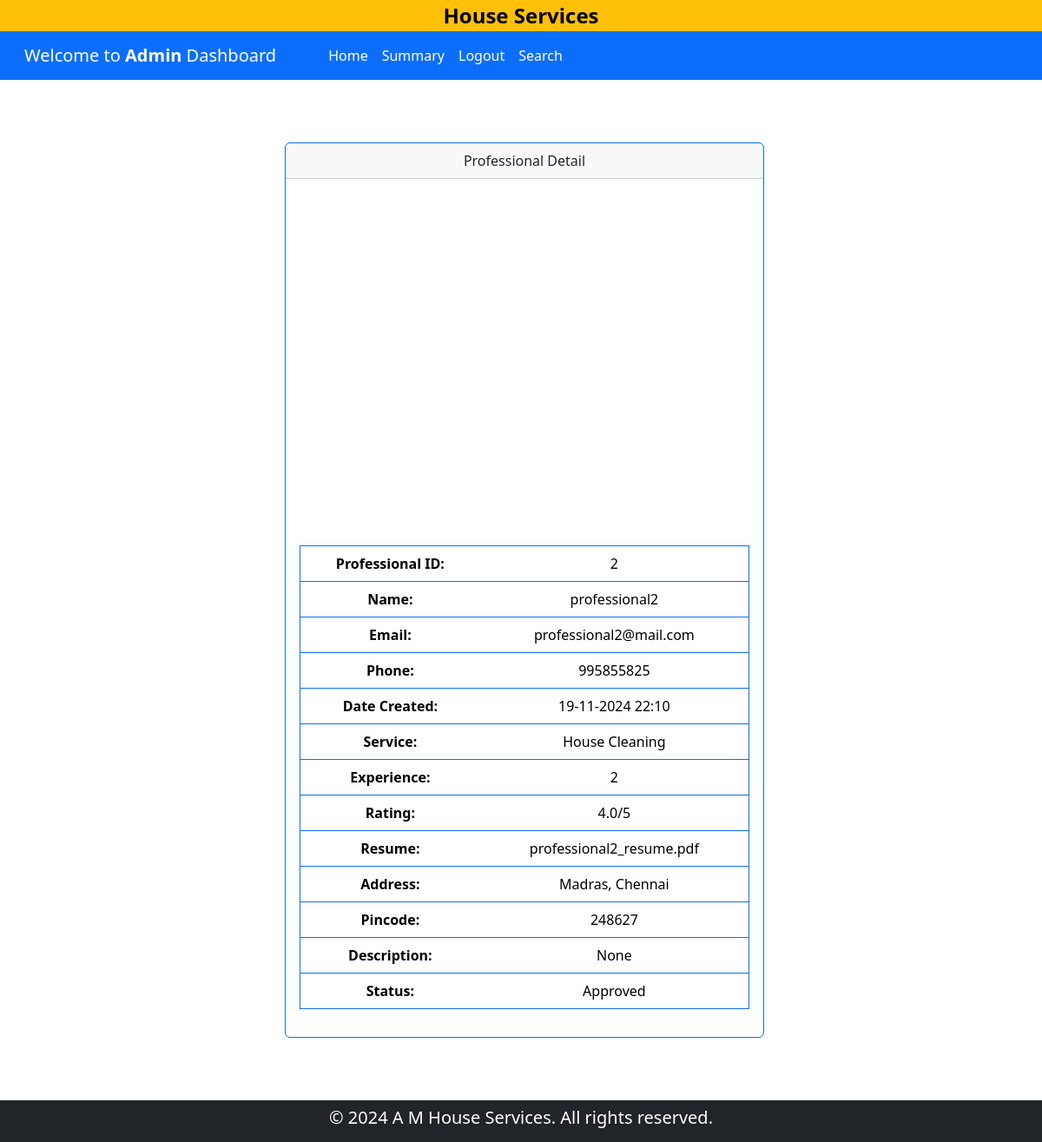
Page /admin/show_detail/professional/2 on the earlier database version.
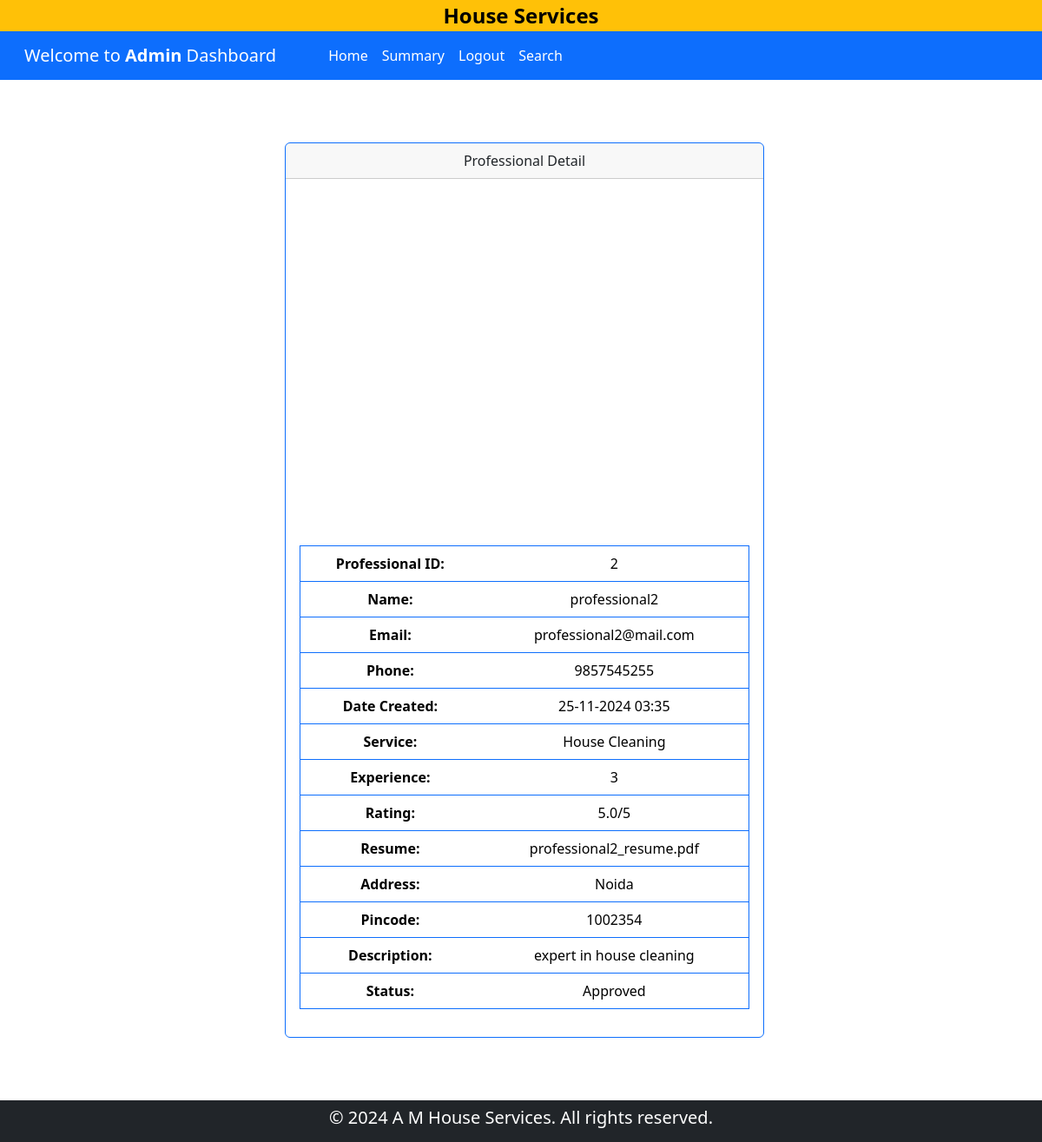
Same page on the later database version.
### backened/modals.py (models this page shows)
class Professional(db.Model):
    __tablename__ = "professional"
    id = db.Column(db.Integer, primary_key=True)
    email = db.Column(db.String(120), unique=True, nullable=False)
    password = db.Column(db.String(120), nullable=False)
    name = db.Column(db.String(120), nullable=False)
    phone = db.Column(db.Integer, nullable=False)
    address = db.Column(db.String(200), nullable=False)
    pincode = db.Column(db.Integer, nullable=False)
    date_created = db.Column(db.DateTime, default=datetime.now,nullable=False)
    description = db.Column(db.Text, nullable=True)
    service_type = db.Column(db.String(120), nullable=False)
    experience = db.Column(db.Integer, nullable=False)
    file_path = db.Column(db.String(255), nullable=False)
    status = db.Column(db.String(30), default="pending",nullable=False)
    service_requests = db.relationship(
        "ServiceRequest",
        backref="professional",
        lazy=True,
        cascade="all, delete-orphan",
    )

### backened/controller.py (the view)
@app.route("/admin/show_detail/<item>/<id>")
def show_detail_admin(item, id):
    if item == "service":
        ser = Service.query.filter_by(id=id).first()
        return render_template("show_admin_detail.html", ser=ser, item=item)
    elif item == "service_request":
        serreq = ServiceRequest.query.filter_by(id=id).first()
        return render_template("show_admin_detail.html", serreq=serreq, item=item)
    elif item == "customer":
        cust = Customer.query.filter_by(id=id).first()
        return render_template("show_admin_detail.html", customer=cust, item=item)
    else:
        prof = Professional.query.filter_by(id=id).first()
        rating = calculate_average_rating(prof)
        return render_template("show_admin_detail.html", prof=prof, item=item,rating =rating)

### backened/useful_function.py (called while the page is built)
def calculate_average_rating(professional):
    ratings = []
    for service_request in professional.service_requests:
        for review in service_request.reviews:
            ratings.append(review.rating)
    if ratings:
        return sum(ratings) / len(ratings)
    return 0

### templates/show_admin_detail.html (shortened to what the changed rows need)
{% extends 'admin_dashboard.html' %}
{% block admin_content %}
    <div class="container-fluid justify-content-center m-3">
        {% if item == 'service' %}
            <div class="my-5 row container align-items-center justify-content-center">
                <div class="col-8 col-lg-4 col-xl-4 my-4 ">
                    <div class="card border-primary">
                        <div class="card-header text-center">
                            Service Detail
                        </div>
                        <div class="card-body text-center">
                            <table class="table border border-primary">
                                <tr>
                                    <th>Service ID:</th>
                                    <td>{{ ser.id }}</td>
                                </tr>
                                <tr>
                                    <th> Name:</th>
                                    <td>{{ ser.name }}</td>
                                </tr>
                                <tr>
                                    <th>Price:</th>
                                    <td>Rs.  {{ ser.price }}</td>
                                </tr>
                                <tr>
                                    <th>Time Required:</th>
                                    <td>{{ ser.time_required }}</td>
                                </tr>
                                <tr>
                                    <th>Description:</th>
                                    <td>{{ ser.description }}</td>
                                </tr>
                            </table>
                        </div>
                    </div>
                </div>
            </div>
        {% else %}
        <div class="my-5 row container-fluid align-items-center justify-content-center">
            <div class="col-8 col-lg-4 col-xl-6 my-4 ">
                <div class="card border-primary">
                    <div class="card-header text-center">
                        Professional Detail
                    </div>
                    <div class="card-body text-center">
                        <table class="table border border-primary">
                            <tr>
                                <th>Professional ID:</th>
                                <td>{{ prof.id }}</td>
                            </tr>
                            <tr>
                                <th> Name:</th>
                                <td>{{ prof.name }}</td>
                            </tr>
                            <tr>
                                <th>Email:</th>
                                <td>{{ prof.email }}</td>
                            </tr>
                            <tr>
                                <th>Phone:</th>
                                <td>{{ prof.phone }}</td>
                            </tr>
                            <tr>
                                <th>Date Created:</th>
                                <td>{{ prof.date_created.strftime('%d-%m-%Y %H:%M') }}</td>
                            </tr>
                            <tr>
                                <th>Service:</th>
                                <td>{{ prof.service_type }}</td>
                            </tr>
                            <tr>
                                <th>Experience:</th>
                                <td>{{ prof.experience }}</td>
                            </tr>
                            <tr>
                                <th>Rating:</th>
                                <td>{{ rating|round(1) }}/5</td>
                            </tr>
                            <tr>
                                <th>Resume:</th>
                                <td>{{ prof.file_path | replace('./professional_verification/','') }}</td>
                            </tr>
                            <tr>
                                <th>Address:</th>
                                <td>{{ prof.address }}</td>
                            </tr>
                            <tr>
                                <th>Pincode:</th>
                                <td>{{ prof.pincode }}</td>
                            </tr>
                            <tr>
                                <th>Description:</th>
                                <td>{{ prof.description }}</td>
                            </tr>
                            <tr>
                                <th>Status:</th>
                                <td>{{ prof.status }}</td>
                            </tr>
                            <tr>
                                <iframe src='{{ url_for('professional_file', filename= prof.file_path | replace('./professional_verification/','')) }}' width="600" height="400"></iframe>
                            </tr>
                        </table>
                    </div>
                </div>
            </div>
        </div>
        {% endif %}
    </div>
{% endblock admin_content %}

Differences in the rows shown:
changed Professional "professional2": phone "995855825" → "9857545255"; date_created "19-11-2024 22:10" → "25-11-2024 03:35"; experience "2" → "3"; address "Madras, Chennai" → "Noida"; pincode "248627" → "1002354"; description "None" → "expert in house cleaning"
Other differences:
{{ rating|round(1) }}: "4.0" → "5.0"
